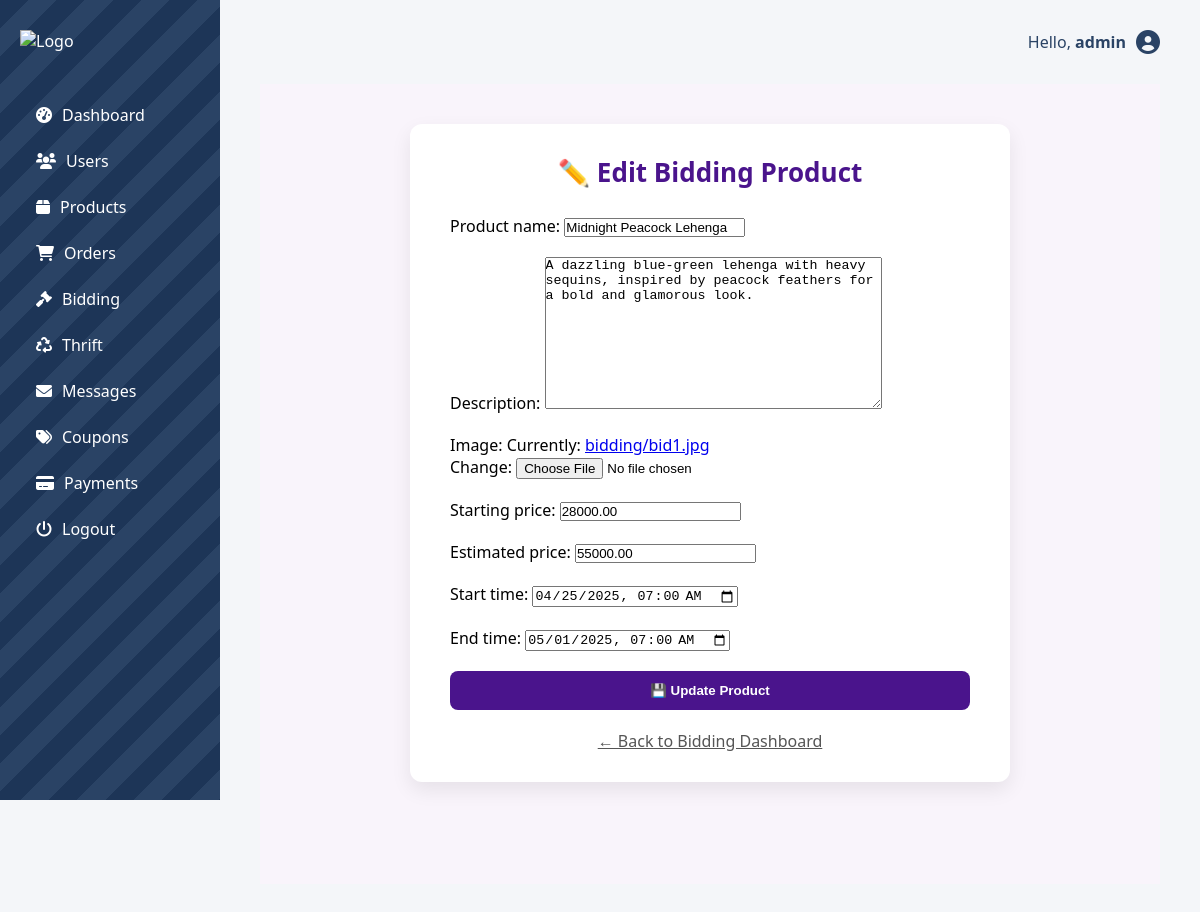
/dashboard/bidding/edit/7/ (signed in), run on the app's committed database.
### MS/models.py (models this page shows, shortened)
class CustomUser(AbstractUser):
    ROLE_CHOICES = [
        ('customer', 'Customer'),
        ('admin', 'Admin'),
        ('vendor', 'Vendor'),
    ]
    SIZE_CHOICES = [
        ('XS', 'Extra Small'),
        ('S', 'Small'),
        ('M', 'Medium'),
        ('L', 'Large'),
        ('XL', 'Extra Large'),
        ('Free', 'Free Size'),
    ]
    role = models.CharField(max_length=10, choices=ROLE_CHOICES, default='customer')
    is_vendor = models.BooleanField(default=False)
    size = models.CharField(max_length=10, choices=SIZE_CHOICES, blank=True, null=True)
    store_name = models.CharField(max_length=255, blank=True, null=True)
    description = models.TextField(blank=True, null=True)
    logo = models.ImageField(upload_to='vendor_logos/', blank=True, null=True)
    groups = models.ManyToManyField(
        'auth.Group',
        related_name='customuser_set',
        blank=True
    )
    user_permissions = models.ManyToManyField(
        'auth.Permission',
        related_name='customuser_permissions',
        blank=True
    )

class BiddingProduct(models.Model):
    product_name = models.CharField(max_length=255)
    description = models.TextField()
    image = models.ImageField(upload_to='bidding/')
    starting_price = models.DecimalField(max_digits=10, decimal_places=2)
    estimated_price = models.DecimalField(max_digits=10, decimal_places=2)
    start_time = models.DateTimeField()
    end_time = models.DateTimeField()
    created_at = models.DateTimeField(auto_now_add=True)
    notified = models.BooleanField(default=False)

### MS/views.py (the view)
# urls.py: path('dashboard/bidding/edit/<int:product_id>/', views.edit_bidding_product, name='edit_bidding_product'),
@staff_member_required
def edit_bidding_product(request, product_id):
    product = get_object_or_404(BiddingProduct, id=product_id)
    if request.method == 'POST':
        form = BiddingProductForm(request.POST, request.FILES, instance=product)
        if form.is_valid():
            form.save()
            messages.success(request, "Product updated successfully.")
            return redirect('admin_bidding')
    else:
        form = BiddingProductForm(instance=product)
    return render(request, 'mytemplates/edit_bidding_product.html', {'form': form, 'product': product})

### MS/forms.py
class BiddingProductForm(forms.ModelForm):
    class Meta:
        model = BiddingProduct
        fields = ['product_name', 'description', 'image', 'starting_price', 'estimated_price', 'start_time', 'end_time']
        widgets = {
            'start_time': forms.DateTimeInput(attrs={'type': 'datetime-local'}),
            'end_time': forms.DateTimeInput(attrs={'type': 'datetime-local'}),
        }

### MS/context_processors.py (called while the page is built)
def notification_context(request):
    if not request.user.is_authenticated:
        return {}
    user = request.user
    alerts = Notification.objects.filter(user=user, is_read=False).order_by('-timestamp')
    unread_count = alerts.count()
    alerts = alerts[:10]  # slice after count
    chat_messages = Chat.objects.filter(
        Q(sender=user) | Q(thrift__user=user)
    ).order_by('-timestamp')[:10]
    return {
        'alerts': alerts,
        'unread_count': unread_count,
        'chat_messages': chat_messages,
    }

### MS/templates/mytemplates/edit_bidding_product.html (shortened to what this page needs)
{% extends 'mytemplates/admin_dashboard.html' %}
{% load static %}
{% block content %}
<section style="padding: 40px; background: #f9f4fb; min-height: 100vh;">
  <div style="max-width: 600px; margin: auto; background: white; padding: 30px 40px; border-radius: 12px; box-shadow: 0 8px 20px rgba(0,0,0,0.08);">
    <h2 style="text-align: center; font-size: 26px; color: #4a148c; margin-bottom: 25px;">
      ✏️ Edit Bidding Product
    </h2>
    <form method="POST" enctype="multipart/form-data" style="display: flex; flex-direction: column; gap: 20px;">
      {{ form.as_p }}
      <button type="submit" style="
        padding: 12px;
        background-color: #4a148c;
        color: white;
        border: none;
        border-radius: 8px;
        font-weight: bold;
        cursor: pointer;
        transition: background-color 0.3s ease;
      ">💾 Update Product</button>
    </form>
    <div style="text-align: center; margin-top: 20px;">
      <a href="{% url 'admin_bidding' %}" style="color: #555; text-decoration: underline;">← Back to Bidding Dashboard</a>
    </div>
  </div>
</section>
{% endblock %}

### MS/templates/mytemplates/admin_dashboard.html (shortened to what this page needs)
{% load static %}
<!DOCTYPE html>
<html lang="en">
<head>
  <link rel="stylesheet" href="{% static 'css/admin_dashboard.css' %}">
  <link rel="stylesheet" href="https://cdnjs.cloudflare.com/ajax/libs/font-awesome/6.0.0/css/all.min.css">
</head>
<body>
<div class="admin-container">
  <div class="sidebar">
    <div class="logo">
      <img src="{% static 'images/finallogo.png' %}" alt="Logo">
    </div>
    <ul class="nav">
        <li><a href="{% url 'admin_dashboard' %}"><i class="fas fa-tachometer-alt"></i> Dashboard</a></li>
        <li><a href="{% url 'admin_users' %}"><i class="fas fa-users"></i> Users</a></li>
        <li><a href="{% url 'admin_products' %}"><i class="fas fa-box"></i> Products</a></li>
        <li><a href="{% url 'admin_all_orders' %}"><i class="fas fa-shopping-cart"></i> Orders</a></li>
        <li><a href="{% url 'admin_bidding' %}"><i class="fas fa-gavel"></i> Bidding</a></li>
        <li><a href="{% url 'admin_thrift' %}"><i class="fas fa-recycle"></i> Thrift</a></li>
        <li><a href="{% url 'admin_messages' %}"><i class="fas fa-envelope"></i> Messages</a></li>
        <li><a href="{% url 'admin_coupons' %}"><i class="fas fa-tags"></i> Coupons</a></li>
        <li><a href="{% url 'admin_payment_report' %}"><i class="fas fa-credit-card"></i> Payments</a></li>
        <li><a href="{% url 'logout' %}"><i class="fas fa-power-off"></i> Logout</a></li>
    </ul>
  </div>
  <div class="main">
    <div class="topbar">
      <p>Hello, <strong>{{ request.user.username }}</strong></p>
      <i class="fas fa-user-circle"></i>
    </div>
    {% block content %}{% endblock %}
  </div>
</div>
</body>
</html>

### static/css/admin_dashboard.css (style rules this page uses)
* { margin: 0; padding: 0; box-sizing: border-box; }
html, body { height: 100%; }
body { font-family: 'Segoe UI', sans-serif; background-color: #f4f6f9; }
.admin-container { display: flex; min-height: 100vh; }
.sidebar { width: 220px; background: repeating-linear-gradient( 135deg, #1d3557, #1d3557 20px, #2a4365 20px, #2a4365 40px ); color: white; padding: 30px 20px; min-height: 100vh; position: sticky; top: 0; align-self: flex-start; }
.sidebar .logo img { width: 120px; margin-bottom: 40px; }
.sidebar .nav { list-style: none; padding-left: 0; }
.sidebar .nav li { padding: 12px 16px; display: flex; align-items: center; gap: 12px; cursor: pointer; border-radius: 6px; transition: background-color 0.2s ease; }
.sidebar .nav li a { color: white; text-decoration: none; display: flex; align-items: center; gap: 10px; }
.main { flex: 1; padding: 30px 40px; }
.topbar { display: flex; justify-content: flex-end; align-items: center; gap: 10px; margin-bottom: 30px; }
.topbar p { font-size: 16px; color: #2a4365; }
.topbar i { font-size: 24px; color: #2a4365; }
h1, h2 { font-size: 28px; margin-bottom: 30px; color: #1d3557; }

### data on the page
CustomUser: user.username "admin"
BiddingProduct: product_name "Midnight Peacock Lehenga", description "A dazzling blue-green lehenga with heavy sequins, inspired by peacock feathers for a bold and glamorous look.", starting_price "28000.00", estimated_price "55000.00", start_time "04/25/2025 07:00", end_time "05/01/2025 07:00"
